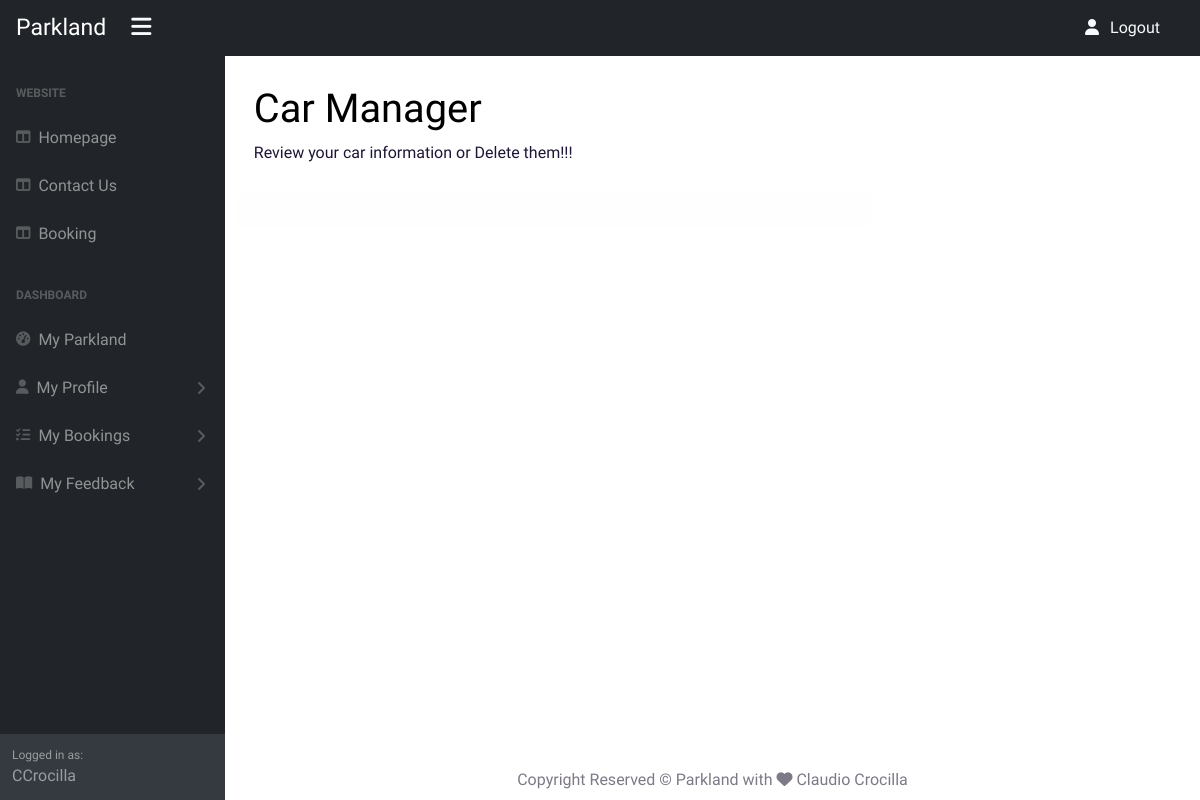
/dashboard/profile/car/list (signed in), run on an earlier commit of the app's database.
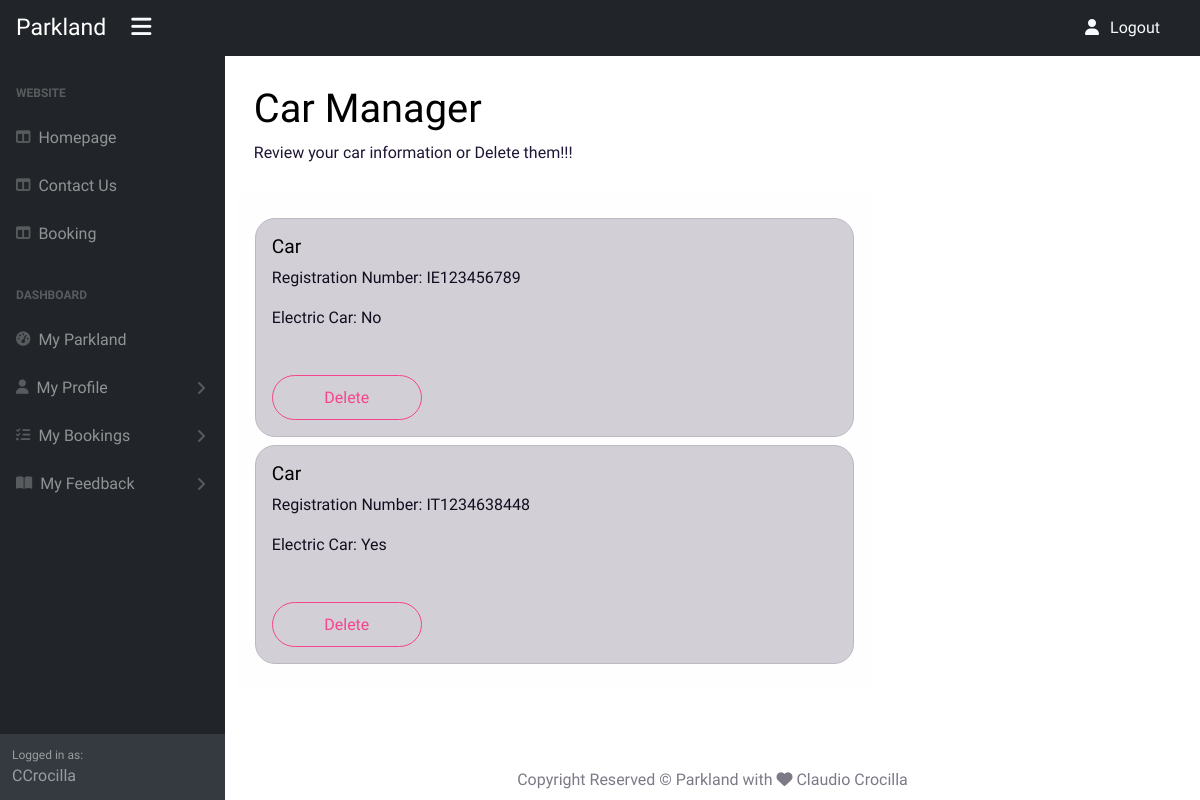
And on a later commit of the database.
### car_park/models.py (models this page shows, shortened)
class Car(models.Model):
    user = models.ForeignKey(
        User,
        on_delete=models.CASCADE,
        related_name="cars"
        )
    is_electric = models.BooleanField(default=False)
    registration_number = models.CharField(max_length=12)

### dashboard/views.py (the view, shortened to what this page needs)
class ProfileCarListView(ListView):
    model = Car
    template_name = 'dashboard/profile-car-list.html'
    fields = '__all__'

### dashboard/templates/dashboard/profile-car-list.html (shortened to what this page needs)
{% extends 'dashboard/base.html' %}
{% load static %}
{% block content %}
{% if user.is_authenticated %}
<div class="text-dark">
    <h1 class="mt-4">Car Manager</h1>
    <ol class="breadcrumb mb-4">
        <li class="active">Review your car information or Delete them!!!</li>
    </ol>
    <div class="row d-flex">
        <div class="col-12 col-md-10 col-xl-8 col-xxl-6 alert alert-light">
            {% for car in car_list %}
            {% if car.user.id == user.id %}
            <div class="p-3 mb-2 mt-2 alert alert-dark rounded-3">
                <h5>Car</h5>
                <p>Registration Number: {{ car.registration_number }} </p>
                <p> Electric Car:
                    {% if car.is_electric %}
                    Yes
                    {% else %}
                    No
                    {% endif %}
                </p>
                <a class="btn btn-lg btn-minwidth btn-outline-danger rounded-pill mt-4"
                    href="{% url 'profile-car-delete' car.pk %}" aria-label="Delete">Delete</a>
            </div>
            {% endif %}
            {% endfor %}
        </div>
    </div>
</div>
{% endif %}
{% endblock %}

What changed in the data, as far as the page shows it:
added Car: registration_number "IE123456789", is_electric "No"
added Car: registration_number "IT1234638448", is_electric "Yes"
